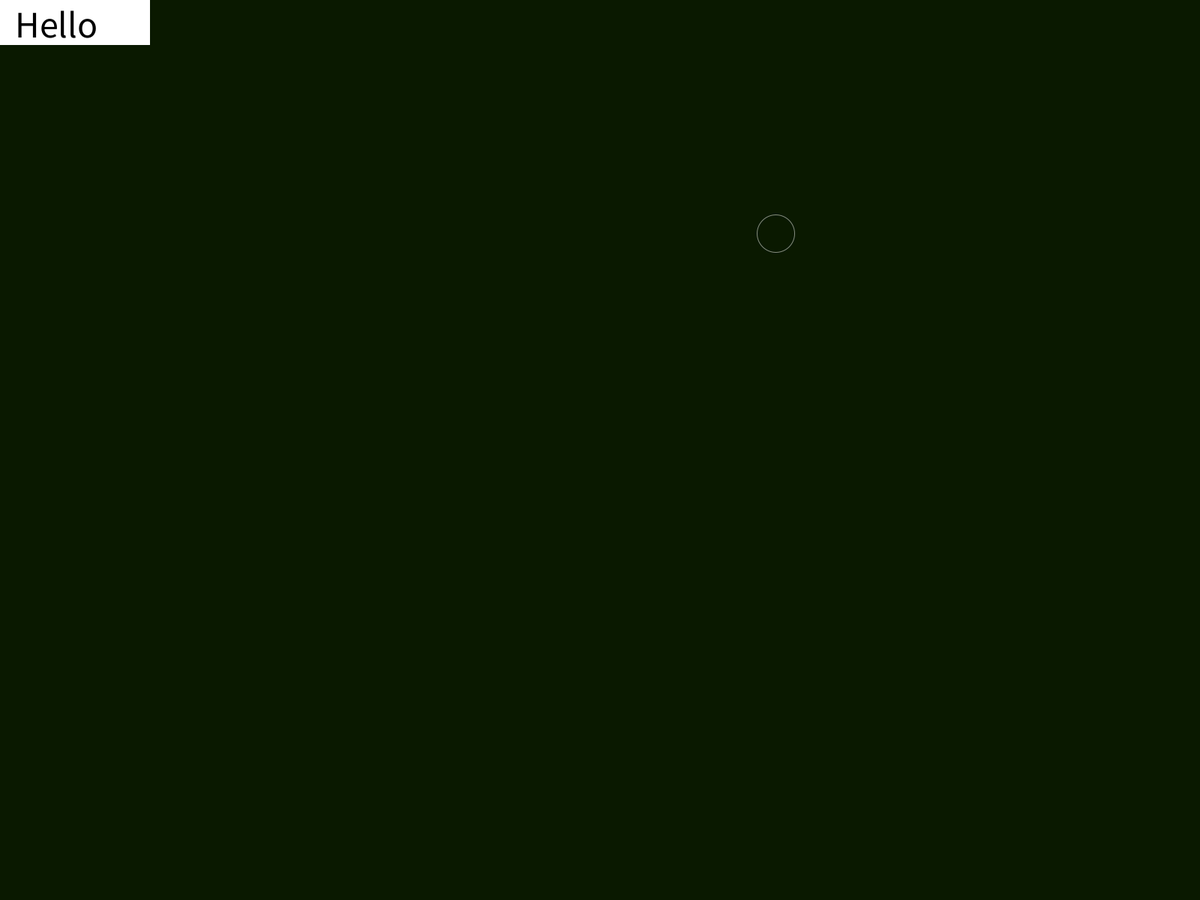
Frame 1 (no input)
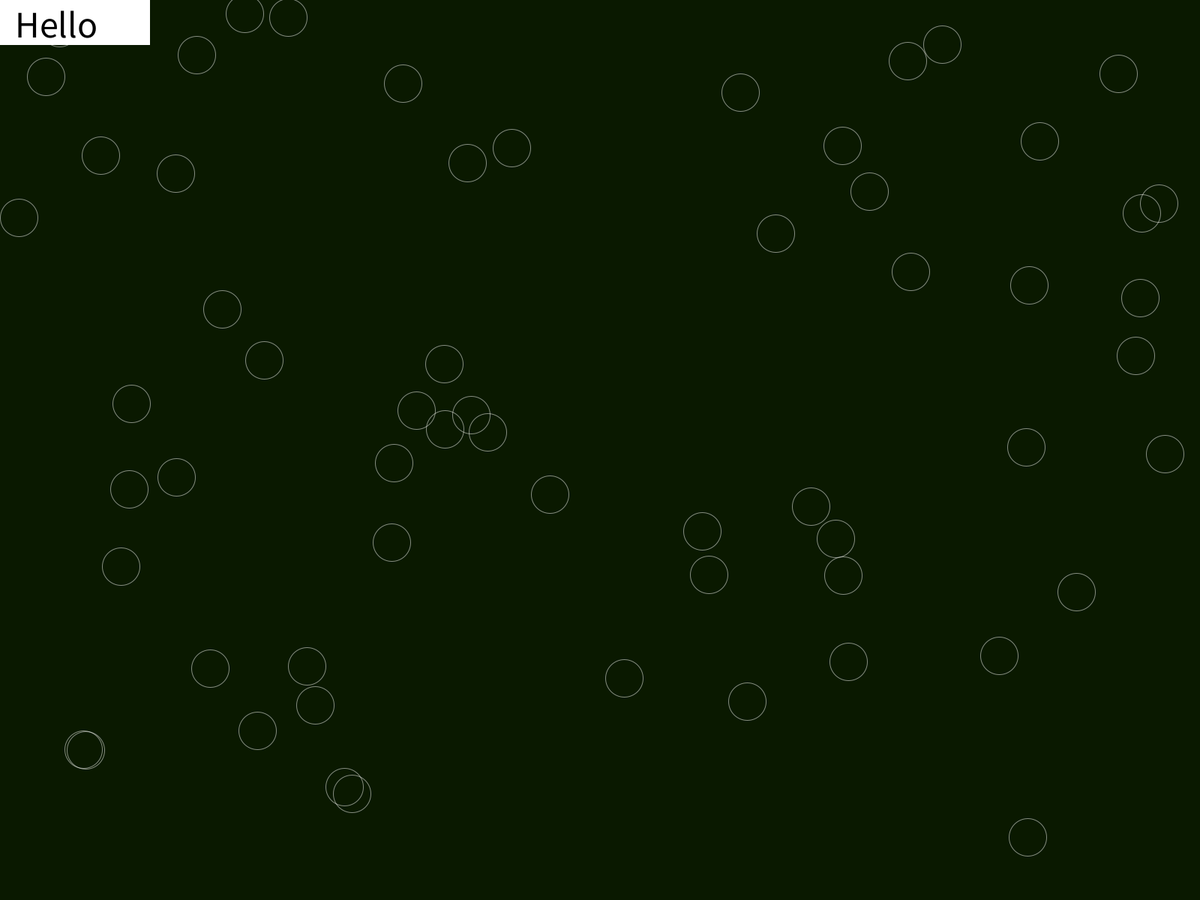
Frame 60 (the mouse pressed at the canvas centre just before this capture)
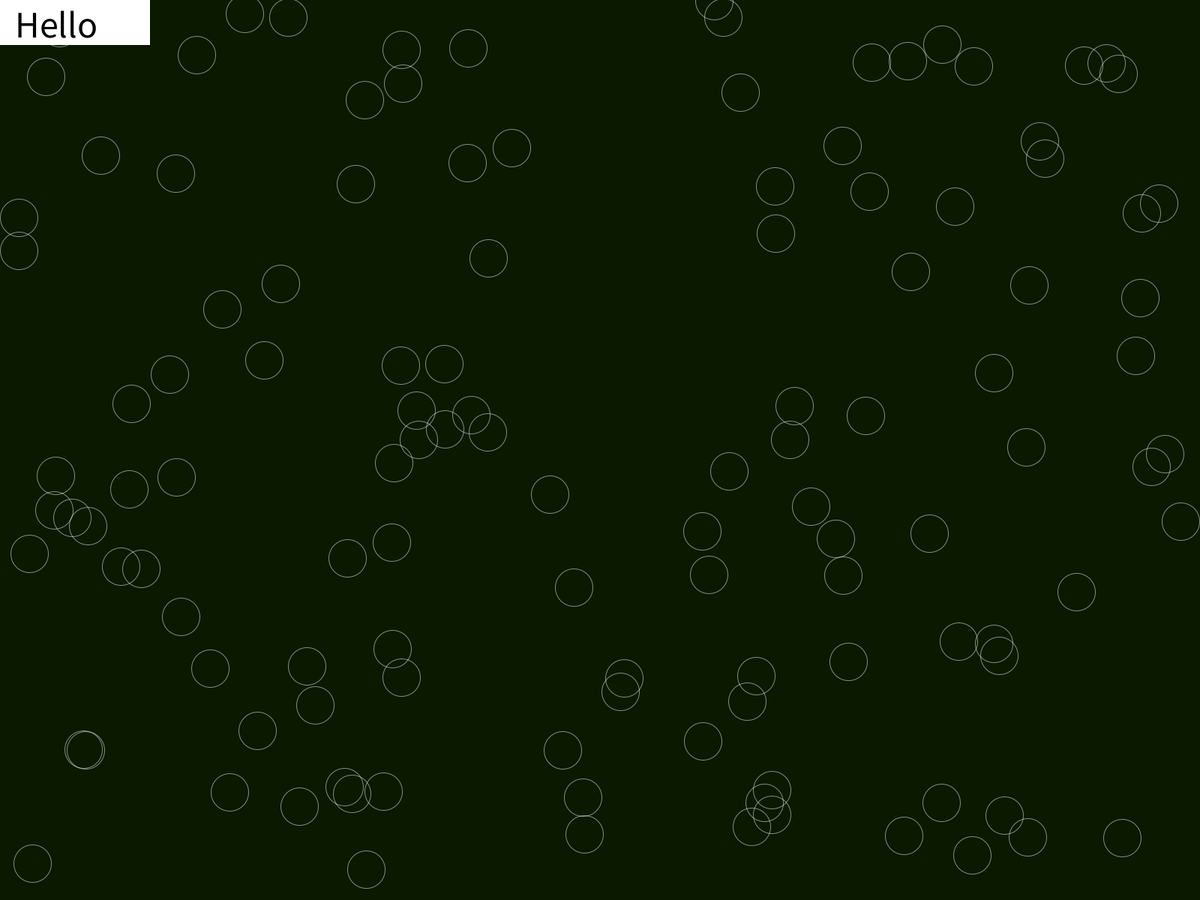
Frame 120 (the mouse held since frame 60 and released just before this capture)

The Processing sketch that drew these frames (run headless with seeded random() and noise(); from frame 60 on, the mouse is pressed at the canvas centre):

// Processing sketch: test01
// ── test01.pde
String test = "Hello";

void setup(){
  fullScreen();
  background(10, 25, 0);
}

void draw(){
  //background(255, 0, 0);
  noFill();
  stroke(255, 128);
  ellipse(random(width), random(height), 50, 50);
  fill(255);
  noStroke();
  rect(0, 0, 200, 60);
  fill(0);
  textSize(50);
  text(test, 20, 50);
}
